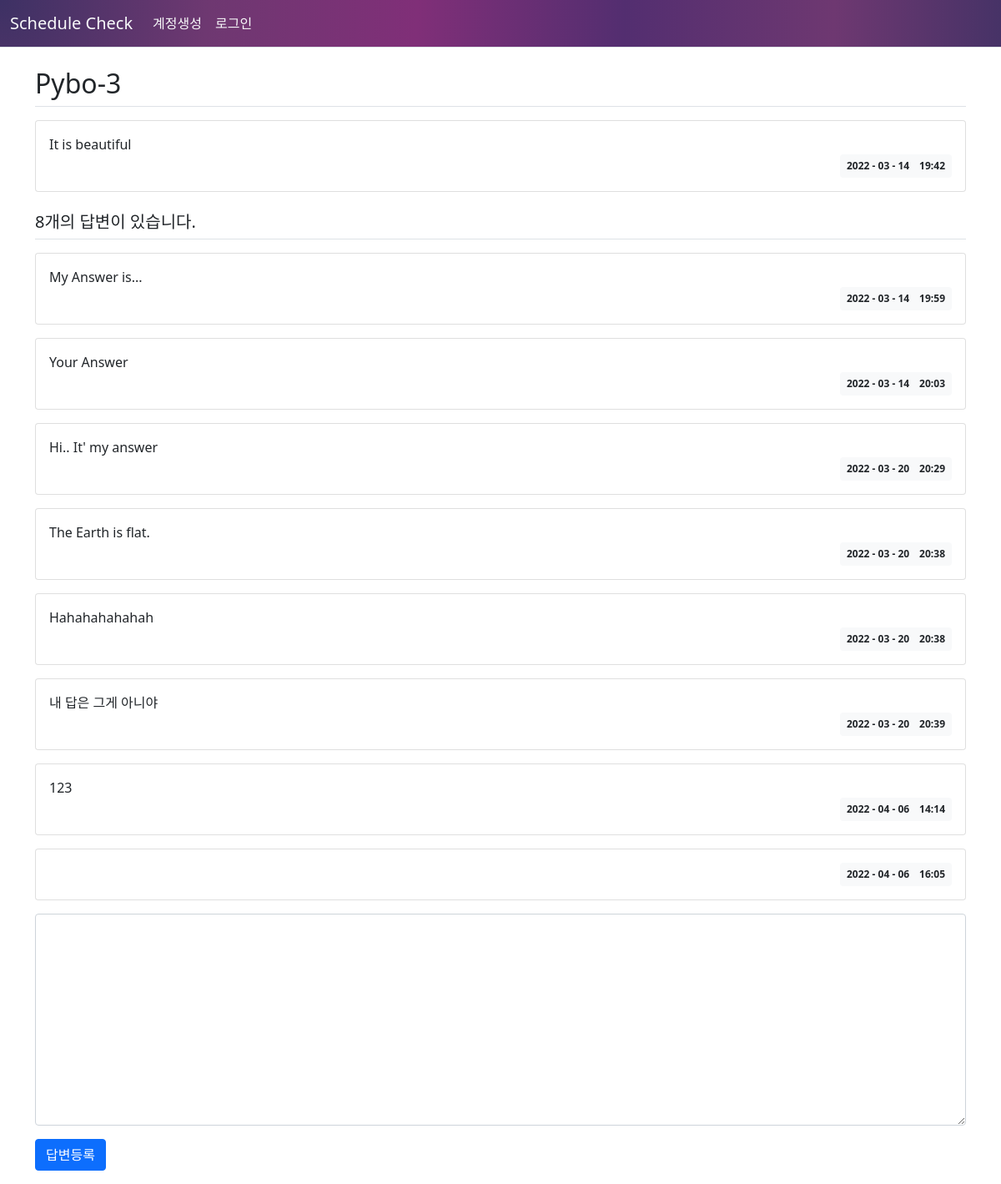
Screenshot of /question/detail/2/ with the database file from the repository.
### pybo/models.py (models this page shows)
class Question(db.Model):
    id = db.Column(db.Integer, primary_key=True)
    subject = db.Column(db.String(200), nullable=False)
    content = db.Column(db.Text(), nullable=False)
    create_date = db.Column(db.DateTime(), nullable=False)

class Answer(db.Model):
    id = db.Column(db.Integer, primary_key=True)
    question_id = db.Column(db.Integer, db.ForeignKey('question.id', ondelete='CASCADE'))
    question = db.relationship('Question', backref=db.backref('answer_set'))
    content = db.Column(db.Text(), nullable=False)
    create_date = db.Column(db.DateTime(), nullable=False)

### pybo/views/question_views.py (the view)
@bp.route('/detail/<int:question_id>/')
def detail(question_id):
    form = AnswerForm()
    question = Question.query.get_or_404(question_id)
    return render_template('question/question_detail.html', question=question, form=form)

### pybo/forms.py
class AnswerForm(FlaskForm):
    content = TextAreaField('내용', validators=[DataRequired('내용이 없다.')])

### pybo/filter.py (called while the page is built)
def format_datetime(value, fmt='%Y - %m - %d　%H:%M'):
    return value.strftime(fmt)

### pybo/views/auth_views.py (called while the page is built)
@bp.before_app_request
def load_logged_in_user():
    user_id = session.get('user_id')
    if user_id is None:
        g.user = None
    else:
        g.user = User.query.get(user_id)

### pybo/templates/question/question_detail.html (shortened to what this page needs)
{% extends 'base.html' %}
{% block content %}
<div class="container my-3">
    <h2 class="border-bottom py-2">{{ question.subject }}</h2>
    <div class="card my-3">
        <div class="card-body">
            <div class="card-text" style="white-space: pre-line;">{{ question.content }}</div>
            <div class="d-flex justify-content-end">
                <div class="badge bg-light text-dark p-2">
                    {{ question.create_date|datetime }}
                </div>
            </div>
        </div>
    </div>
    <h5 class="border-bottom my-3 py-2">{{ question.answer_set|length }}개의 답변이 있습니다.</h5>
    {% for answer in question.answer_set %}
    <div class="card my-3">
        <div class="card-body">
            <div class="card-text" style="white-space: pre-line;">{{ answer.content }}</div>
            <div class="d-flex justify-content-end">
                <div class="badge bg-light text-dark p-2">
                    {{ answer.create_date|datetime }}
                </div>
            </div>
        </div>
    </div>
    {% endfor %}
    <form action="{{ url_for('answer.create', question_id=question.id) }}" method="post" class="my-3">
        <div class="mb-3">
            <textarea name="content" id="content" class="form-control" rows="10"></textarea>
        </div>
        <input type="submit" value="답변등록" class="btn btn-primary">
    </form>
</div>
{% endblock %}

### rows the page displays
Question: subject "Pybo-3", content "It is beautiful", create_date "2022 - 03 - 14 19:42"
Answer: content "My Answer is...", create_date "2022 - 03 - 14 19:59"
Answer: content "Your Answer", create_date "2022 - 03 - 14 20:03"
Answer: content "Hi.. It' my answer", create_date "2022 - 03 - 20 20:29"
Answer: content "The Earth is flat.", create_date "2022 - 03 - 20 20:38"
Answer: content "Hahahahahahah", create_date "2022 - 03 - 20 20:38"
Answer: content "내 답은 그게 아니야", create_date "2022 - 03 - 20 20:39"
Answer: content "123", create_date "2022 - 04 - 06 14:14"
Answer: create_date "2022 - 04 - 06 16:05"

### other values shown
{{ question.answer_set|length }} "8"
